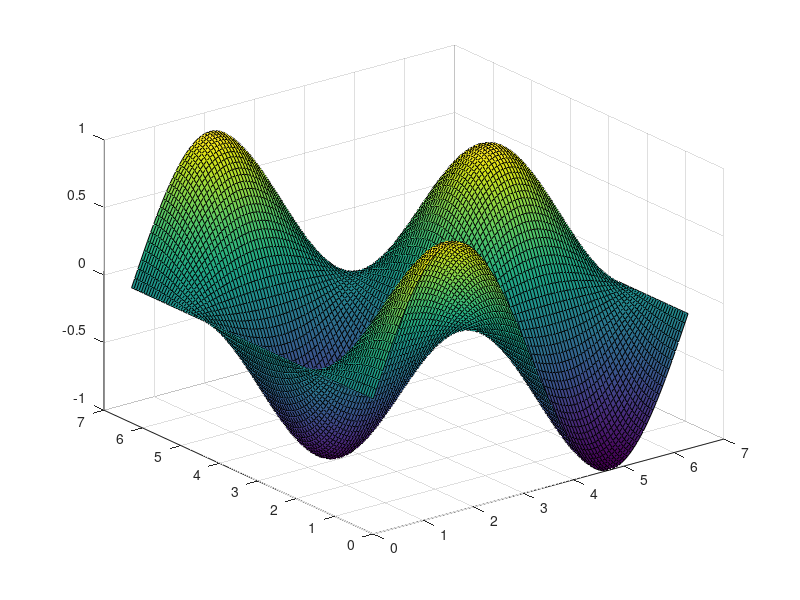

Here is the MATLAB script that generated this plot: (Note: this script raises an error after producing the figure.)
clear all
clc;

x = linspace(0, 2*pi, 100); %100 equally spaced points from 0 to 2 pi

y = x; %100 equally spaced points from 0 to 2 pi

[X, Y] = meshgrid(x, y);

Z = sin(X) .* cos(Y);

s = surf(X, Y, Z);

s.EdgeColor = "none";

colorbar;

colormap = "jet"

title("Tutorial 1 3D Plot")